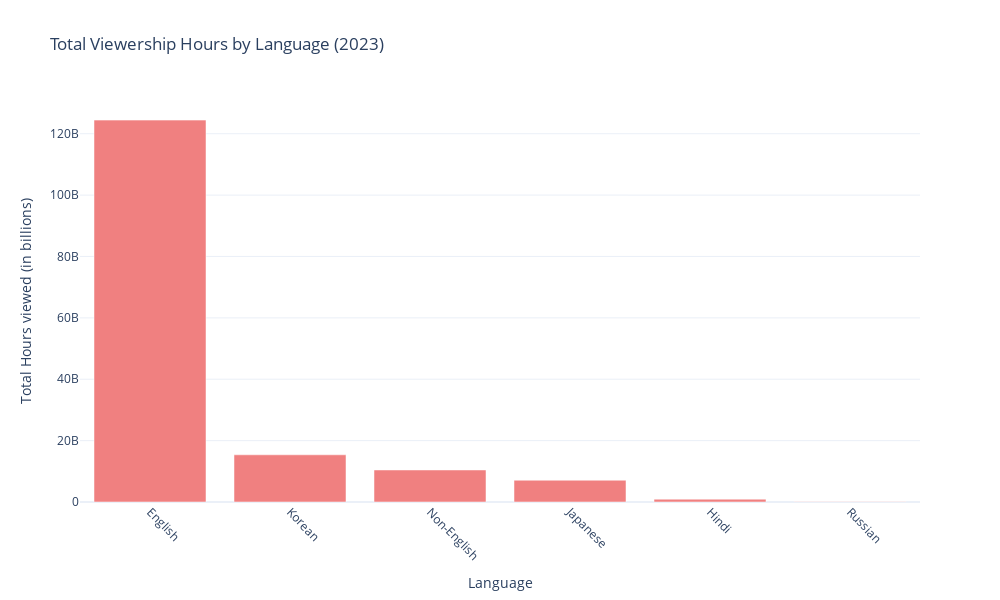

The code cell stored with this chart in its notebook:
### Code cell
fig = go.Figure(data=[
    go.Bar(
        x=language_viewership.index,
        y=language_viewership.values,
        marker_color='lightcoral'
    )
])

fig.update_layout(
    title= 'Total Viewership Hours by Language (2023)',
    xaxis_title = 'Language',
    yaxis_title= 'Total Hours viewed (in billions)',
    xaxis_tickangle=45,
    height=600,
    width= 1000
)

fig.show()

### Figure 1 — Plotly figure (JSON) as saved in the notebook; plotly's stock layout.template omitted (floating-point values rounded to 4 significant figures)
{"data": [{"marker": {"color": "lightcoral"}, "type": "bar", "x": ["English", "Korean", "Non-English", "Japanese", "Hindi", "Russian"], "y": [124441700000, 15378400000, 10439100000, 7102000000, 926100000, 114600000]}], "layout": {"height": 600, "title": {"text": "Total Viewership Hours by Language (2023)"}, "width": 1000, "xaxis": {"tickangle": 45, "title": {"text": "Language"}}, "yaxis": {"title": {"text": "Total Hours viewed (in billions)"}}}}
